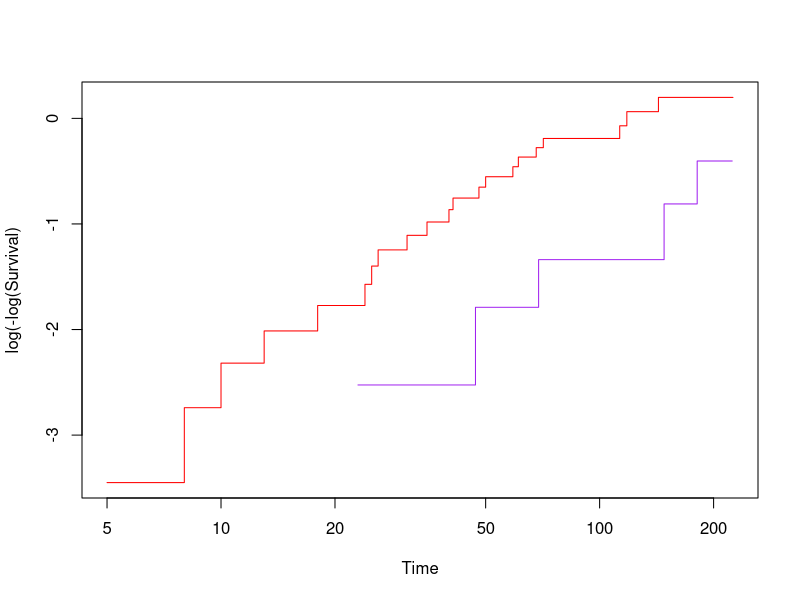
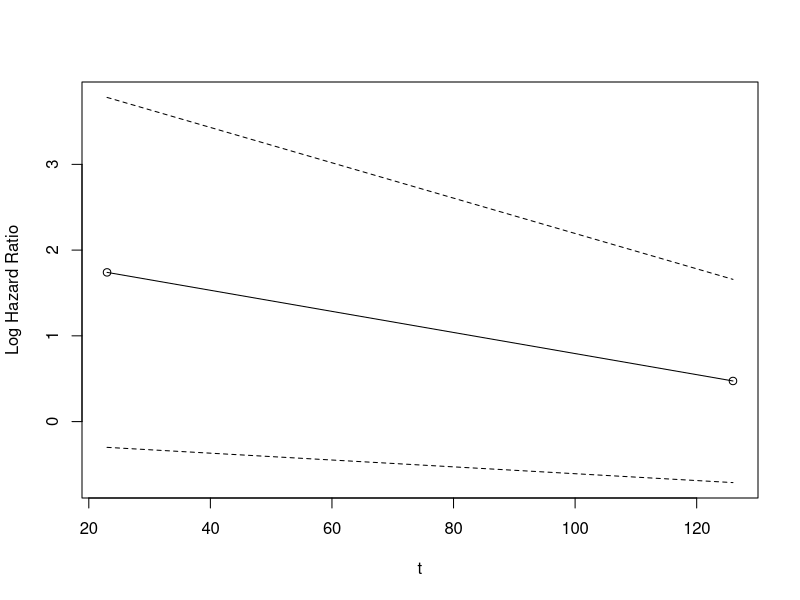

Write the R code that produced these figures, in order.
 
# describe hr
require(Hmisc)
require(rms)

rm(list=ls())
d <- "id event surv dead x
1	1	5	1	1
2	2	8	1	1
3	3	10	1	1
4	4	13	1	1
5	5	18	1	1
6	6	23	1	0
7	7	24	1	1
8	8	25	1	1
9	9	26	1	1
10	10	31	1	1
11	11	35	1	1
12	12	40	1	1
13	13	41	1	1
14	14	47	1	0
15	15	48	1	1
16	16	50	1	1
17	17	59	1	1
18	18	61	1	1
19	19	68	1	1
20	20	69	1	0
21	NA	70	0	0
22	21	71	1	1
23	NA	71	0	0
24	NA	76	0	1
25	NA	100	0	0
26	NA	101	0	0
27	NA	105	0	1
28	NA	107	0	1
29	NA	109	0	1
30	22	113	1	1
31	NA	116	0	1
32	23	118	1	1
33	24	143	1	1
34	25	148	1	0
35	NA	154	0	1
36	NA	162	0	1
37	26	181	1	0
38	NA	188	0	1
39	NA	198	0	0
40	NA	208	0	0
41	NA	212	0	0
42	NA	212	0	1
43	NA	217	0	1
44	NA	224	0	0
45	NA	225	1 1
"

d <- read.table(textConnection(d), header = TRUE)
closeAllConnections()
d

d <- sapply(d, function(x) as.numeric(x))
d <- as.data.frame(d)

require(survival)
f <- coxph(Surv(surv, dead) ~ x, data = d)
summary(f)
f$loglik                                       # null and maximised
 
 
# change the last event no difference
d[nrow(d),"dead"] <-0

f <- coxph(Surv(surv, dead) ~ x, data = d)
summary(f)
f$loglik

#~~~~~~~~~~~~~~~~~~~~~~~~~~~~~~~~~~~~~~~~~~~~~~~~~~~~~~~~~~~~~~~~~~~~~~~~~~~~~~~~~~~~~~~~~~~~~~~~~~~~~~~

# actual time not important
#~~~~~~~~~~~~~~~~~~~~~~~~~~~~~~~~~~~~~~~~~~~~~~~~~~~~~~~~~~~~~~~~~~~~~~~~~~~~~~~~~~~~~~~~~~~~~~~~~~~
guess=0 #0.9093 
d$expB <- exp(guess*d$x)  # always 1
# maximum likelihood
d$part3 <- log(rev(cumsum(rev(d$expB))))  # log(45) log(44) log(43)....
d$part1 <- d$dead  
d$part2 <- guess*d$x 
d$likelihoodi <- d$part1*(d$part2 - d$part3)
sum(d$likelihoodi)

#~~~~~~~~~~~~~~~~~~~~~~~~~~~~~~~~~~~~~~~~~~~~~~~~~~~~~~~~~~~~~~~~~~~~~~~~~~~~~~~~~~~~~~~~~~~~~~~~~~~~plot
f1 <- Surv(d$surv, d$dead)

plot(survfit(f1 ~ d$x), col=c("purple", "red"), fun="cloglog", xlab="Time", ylab="log(-log(Survival)")

hazard.ratio.plot(d$x, f1, e=20, legendloc='ll')
#~~~~~~~~~~~~~~~~~~~~~~~~~~~~~~~~~~~~~~~~~~~~~~~~~~~~~~~~~~~~~~~~~~~~~~~~~~~~~~~~~~~~~~~~~~~~~~~~~~~~log likelihood function
 
# function to LL

loglike <- function(x, dead=d$dead, indep=d$x ) {
  
  expB <- exp(x*indep)
  part1 <- dead  
  part2 <- x*indep 
  part3 <- log(rev(cumsum(rev(expB))))
  likelihoodi <- part1*(part2 - part3)
  L <-sum(likelihoodi)
  return(c(L))
  
}

loglike(0 )  # try a log hr and see if we can minimise
loglike(0.9093  )
#~~~~~~~~~~~~~~~~~~~~~~~~~~~~~~~~~~~~~~~~~~~~~~~~~~~~~~~~~~~~~~~~~~~~~~~~~~~~~~~~~~~~~~~~~~~~~~~~~~~~~~~


hr <- optimize(loglike, lower = -2, upper = 2, dead=d$dead, indep=d$x, tol = 0.00000001, maximum=T)
hr$maximum  # here we get the log hr that maximises the data!! 

#~~~~~~~~~~~~~~~~~~~~~~~~~~~~~~~~~~~~~~~~~~~~~~~~~~~~~~~~~~~~~~~~~~~~~~~~~~~~~~~~~~~~~~~~~~~~~~~~~~~~~~~
#~~~~~~~~~~~~~~~~~~~~~~~~~~~~~~~~~~~~~~~~~~~~~~~~~~~~~~~~~~~~~~~~~~~~~~~~~~~~~~~~~~~~~~~~~~~~~~~~~~~~~~~
#~~~~~~~~~~~~~~~~~~~~~~~~~~~~~lets simulate data~~~~~~~~~~~~~~~~~~~~~~~~~~~~~~~~~~~~~~~~~~~~~~~~~~~~~~~~

# require(rms)
# 
# set.seed(731)
# 
# n <- 5000
# hr <- 2
# 
# trt <- sample(0:1, n,  rep=TRUE, prob=c(.6, .4))
# 
# cens <- 15*runif(n)
# 
# h <- exp(log(hr)*(trt==1))
# 
# dt <- -log(runif(n))/h
# label(dt) <- 'Follow-up Time'
# 
# e <- ifelse(dt <= cens,1,0)
# 
# dt <- pmin(dt, cens)
# 
# units(dt) <- "Year"
# 
# d <- data.frame(cbind(dt,e,trt=trt))
# 
# dd <- datadist(d)
# options(datadist='dd')
# 
# S <- Surv(dt,e)
# (f <- cph(S ~  trt, x=TRUE, y=TRUE,d))
# (f1 <-  summary(f))
# 
# f$loglik # null and maximised
# 
# d <- plyr::arrange(d,dt)  # sort by time
# 
# 
# survplot(f,logt=TRUE, loglog=TRUE, col=c("purple", "orange"))   #Check for Weibull-ness (linearity)
# 
# plot(survfit(S~ d$trt), col=c("purple", "red"), fun="cloglog", xlab="Time", ylab="log(-log(Survival)")
# 
# hazard.ratio.plot(d$trt, S, e=20, legendloc='ll', xlab='Time')
#~~~~~~~~~~~~~~~~~~~~~~~~~~~~~~~~~~~~~~~~~~~~~~~~~~~~~~~~~~~~~~~~~~~~~~~~~~~~~~~~~~~~~~~~~~~~~~~~

# reference rms help, function......................
# expect no ties with continuous time

coxdata <- function(n, allocation, hr, baseline) { 
  
  #n=1000; allocation =.5; hr=2; baseline=.4
  
  trt <- sample(0:1, n,  rep=TRUE, prob=c(1-allocation, allocation))
  
  cens <- 15*runif(n)
  
  h <- baseline*exp(log(hr)*(trt==1))
  
  dt <- -log(runif(n))/h
  label(dt) <- 'Follow-up Time'
  
  e <- ifelse(dt <= cens,1,0)
  
  dt <- pmin(dt, cens)
  
  units(dt) <- "Year"
  
  d <<- data.frame(cbind(dt,e,trt=trt))  ##why the << required to circumvent error?
  
  dd <<- datadist(d)
  options(datadist='dd')
  
  foo <-d
  # S <- Surv(dt,e)
  f <- cph(Surv(dt,e) ~  trt, x=TRUE, y=TRUE, data=d )
  f0 <- f$coefficients[[1]] #@@@@@@@@@@@@@@@@@@@@@@@@@@@@@@@@@@@@@@@@@@@@@@@@@@@@@@@@@@@@@@@@@@@@@@@@@@@@@@@@@@
  LL1 <- f$loglik[2]
  LL0 <- f$loglik[1]
  
  sf <- summary(f)
  
  f1 <- survfit(Surv(dt,e) ~ trt, data = d)
  
  np <- npsurv(Surv(dt,e) ~ trt,d)
  
  S <- Surv(d$dt, d$e)
  
  #@@@@@@@@@@@@@@@@@@@@@@@@@@@@@@@@@@@@@@@@@@@@@@@@@@@@@@@@@@@@@@@@@@@@@@@@@@@@@@@@@@@@@@@@@@@@@@@@@@@@@@@@@@@@@
  
  d <- plyr::arrange(d,dt)
  d$dt <- dd<- NULL
  d$dt <- sort(2*rexp(nrow(d)))#
  
  dx <<- datadist(d)
  options(datadist='dx')
  f0a <- cph(Surv(dt,e) ~  trt, x=TRUE, y=TRUE, data=d )
  f0a <- f0a$coefficients[[1]]
  f2 <- survfit(Surv(dt ,e)  ~ trt, data = d)
  
  #@@@@@@@@@@@@@@@@@@@@@@@@@@@@@@@@@@@@@@@@@@@@@@@@@@@@@@@@@@@@@@@@@@@@@@@@@@@@@@@@@@@@@@@@@@@@@@@@@@@@@@@@@@@@@
  
  return(list(f=f, d=d, f1=f1, sf=sf, np=np, LL1=LL1, LL0=LL0, S=S,                  
              
              f0=f0,  f2=f2, f0a=f0a, foo=foo))
  
}
#~~~~~~~~~~~~~~~~~~~~~~~~~~~~~~~~~~~~~~~~~~~~~~~~~~~~~~~~~~~~~~~~~~~~~~~~~~~~~~~~~~~~~~~~~~~~~~~~

res <- coxdata(n=100, allocation =.5, hr=2, baseline=.4)

# library(survival)
# library(survminer)
# d <- res$foo
# 
# KM_fit <- survfit(Surv(dt, e) ~ trt ,data = d)
# NA_fit <- survfit(Surv(dt, e) ~ trt, data = d,   type = "fleming-harrington")
# plot(KM_fit, conf.int = FALSE, xlab = "Time", ylab = "Survival Probability")
# lines(NA_fit, conf.int = FALSE, col = 'red')
# 
# 
# with(KM_fit, cbind(time, n.risk, n.event, n, surv,std.err,cumhaz))
# print(KM_fit, print.rmean = TRUE)
# dat_km <- fortify(KM_fit)
# head(dat_km)
# 
# fortify(KM_fit, fun = "cumhaz")
# 
# 
# print(NA_fit, print.rmean = TRUE)
# dat_na <- fortify(NA_fit)
# head(dat_na)
# 
# 
# 











# 
# #  d$id <- 1
# #   d$dt<-d$dt*100
# 
# su_obj <- Surv(d$dt, d$e)
# str(su_obj)
# 
# 
# 
# fit_km <- survfit(su_obj ~ 1, data = d)
# print(fit_km, print.rmean = TRUE)
# 
# dat_km <- fortify(fit_km)
# head(dat_km)
# 
# 
# 
# 
# 
# fit_fh <- survfit(su_obj ~ 1, data = d, type = "fleming-harrington", conf.type = "log-log")
# dat_fh <- fortify(fit_fh)
# ## for the Nelson-Aalen estimator of the cumulative hazard
# #dat_fh <- fortify(fit_fh, fun = "cumhaz")
# head(dat_fh)
# head(dat_km)
# 
# 
# ggplotly(
#   ggplot() +
#     geom_step(data = dat_km, aes(x = time, y = surv, colour = "K-M")) +
#     geom_step(data = dat_fh, aes(x = time, y = surv, colour = "N-A")) +
#     #  geom_step(data = dat_lt, aes(x = cuts[-length(cuts)], y = surv, colour = "LT")) +
#     labs(x = "Time", y = "Survival", colour = "Estimator") +
#     theme_classic()
# )
# 
# 
# 
# 
# 
# 
# 

















#~~~~~~~~~~~~~~~~~~~~~~~~~~~~~~~~~~~~~~~~~~~~~~~~~~~~~~~~~~~~~~~~~~~~~~~~~~~~~~~~~~~~~~~~~~~~~~~~~~#















# 
# 
# 
# 
# (f <- res$f)
# summary(f)
# d <- res$d
# head(d)
# 
# S<- Surv(d$dt, d$e)
# 
# survplot(f,logt=TRUE, loglog=TRUE, col=c("orange", "purple"))
# 
# hazard.ratio.plot(d$trt, S, e=20, legendloc='ll')
# 
# f$loglik
# #~~~~~~~~~~~~~~~~~~~~~~~~~~~~~~~~~~~~~~~~~~~~~~~~~~~~~~~~~~~~~~~~~~~~~~~~~~~~~~~~~~~~~~~~~~~~~~~~
# 
# 
# # app function
# coxdata <- function(n, allocation, hr, baseline) { 
#   
#   #n=1000; allocation =.5; hr=2; baseline=.4
#   
#   trt <- sample(0:1, n,  rep=TRUE, prob=c(1-allocation, allocation))
#   
#   cens <- 15*runif(n)
#   
#   h <- baseline*exp(log(hr)*(trt==1))
#   
#   dt <- -log(runif(n))/h
#   label(dt) <- 'Follow-up Time'
#   
#   e <- ifelse(dt <= cens,1,0)
#   
#   dt <- pmin(dt, cens)
#   
#   units(dt) <- "Year"
#   
#   d <<- data.frame(cbind(dt,e,trt=trt))  ##why the << required to circumvent error?
#   
#   dd <<- datadist(d)
#   options(datadist='dd')
#   
#   # S <- Surv(dt,e)
#   f <- cph(Surv(dt,e) ~  trt, x=TRUE, y=TRUE, data=d )
#   
#   LL1 <- f$loglik[2]
#   LL0 <- f$loglik[1]
#   
#   sf <- summary(f)
#   
#   f1 <- survfit(Surv(dt,e) ~ trt, data = d)
#   
#   np <- npsurv(Surv(dt,e) ~ trt,d)
#   
#   S <- Surv(d$dt, d$e)
#   
#   return(list(f=f, d=d, f1=f1, sf=sf, np=np, LL1=LL1, LL0=LL0, S=S))
#   
# }
# # function that we will use to maximum the partial log likelihood
# 
# ## guess, data, dead var, trt var.
# loglike2 <- function(x, dat, dead, indep , time) {
#   
#   dd <- dat          #make another data object
#   dd$dead <- dead    # take the key variables to run Cox PH
#   dd$indep <- indep
#   dd$time <- time
#   
#   ## run the analysis to get hr and loglike
#   ddd <<- datadist(dd)
#   options(datadist='ddd')
#   
#   S <- Surv(time,dead)  # run Cox PH
#   f <- cph(S ~  indep, x=TRUE, y=TRUE,dd)
#   
#   #~~~~~~~~~~extract hr and loglikelihood at null and maximised log likelihood
#   dd$hr <- exp(f$coefficients)
#   dd$lognull <- f$loglik[[1]]
#   dd$lognmax <- f$loglik[[2]]
#   
#   #~~~~~~~~~using our guess x calculate log likelihood by jand
#   dd$expB <- exp(x*dd$indep)
#   dd$part1 <- dd$dead  
#   dd$part2 <- x*dd$indep 
#   
#   dd <- plyr::arrange(dd,time)
#   
#   dd$part3 <- log(rev(cumsum(rev(dd$expB))))
#   dd$likelihoodi <- dd$part1*(dd$part2 - dd$part3)
#   dd$guess <- exp(x)
#   dd$L <- sum(dd$likelihoodi)
#   #~~~~~~~~~~~~~~~~~~~~~~~~~~~~~~~~~~~~~~~~~~~~~~~~
#   dd <- as.data.frame(dd)
#   dd$dead <- dd$indep <- dd$part1 <- dd$part2 <- dd$part3 <- NULL
#   # return(head(dd))
#   return(dd)
#   
# }
# 
# # this will work in app
# dummy <- coxdata(n=100, allocation =.5, hr=2, baseline=.4)  # app function
# 
# loglike2(0, dat=dummy$d, dead=dummy$d$e, indep=dummy$d$trt, time=dummy$d$dt)  # try
# 
# loglike2(dummy$f$coefficients[[1]], dat=dummy$d, dead=dummy$d$e, indep=dummy$d$trt, time=dummy$d$dt)  # try
# 
# 
# 
# 
#  
